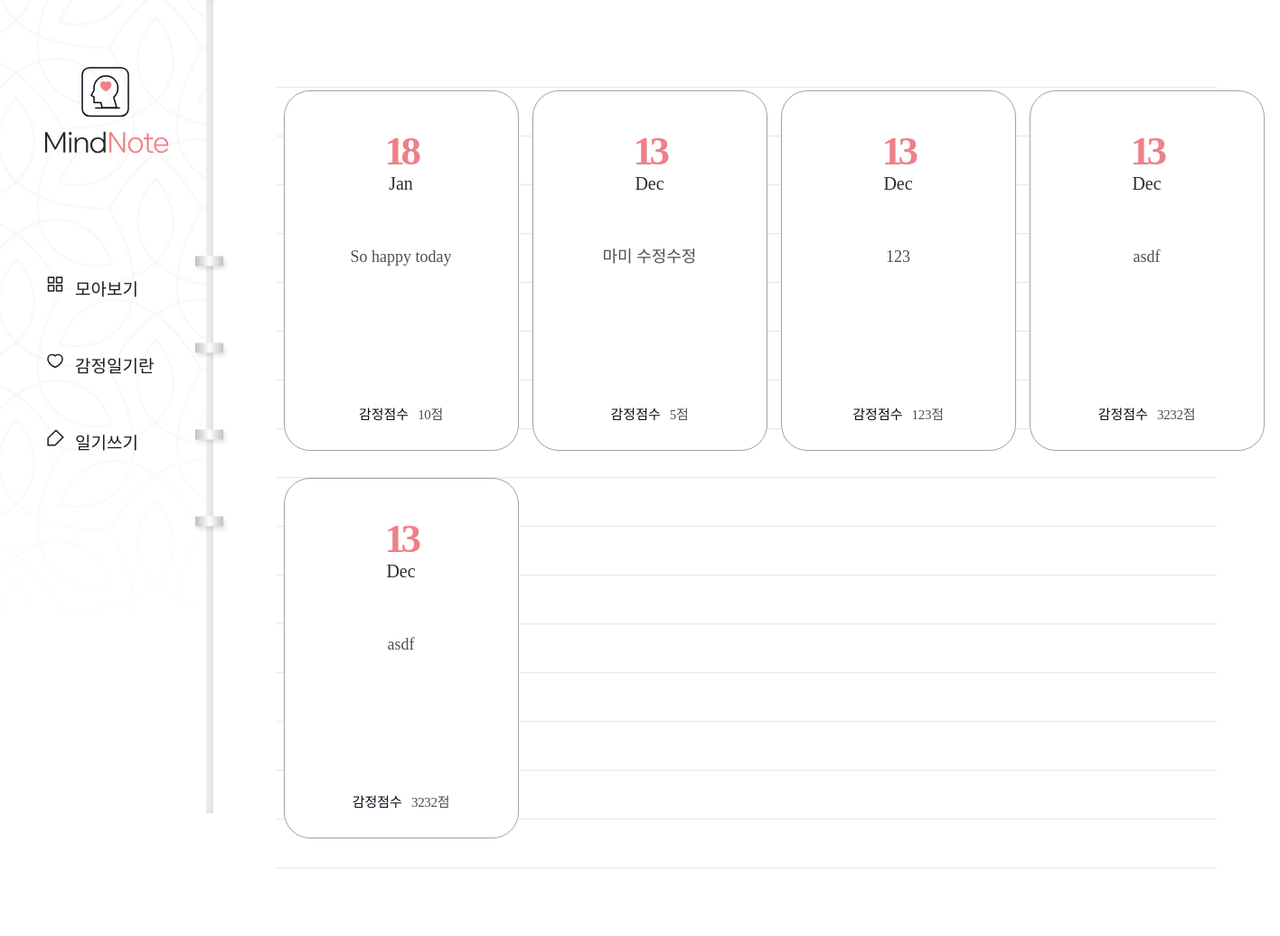
The app's page /diary/, older data.
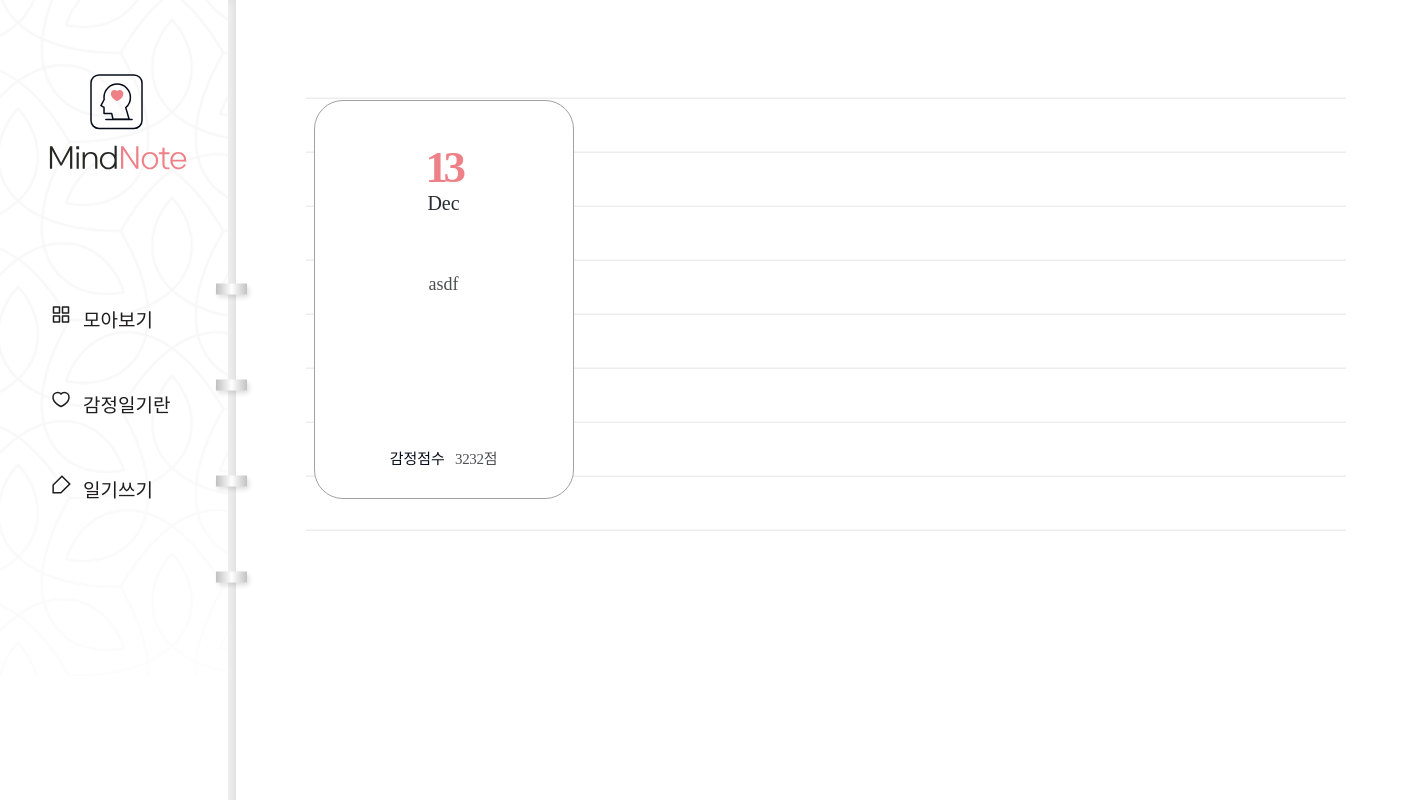
The same page, newer data.
### diary/models.py (models this page shows, shortened)
class Page(models.Model):
    title = models.CharField(max_length=100, validators=[validate_no_hash])
    content = models.TextField(validators=[validate_no_hash])
    feeling = models.CharField(max_length=80, validators=[validate_no_hash, validate_no_numbers])
    score = models.IntegerField(validators=[validate_score])
    dt_created = models.DateTimeField()

### diary/views.py (the view)
# urls.py: path('diary/', views.page_list, name='page-list'),
def page_list(request):
    pages = Page.objects.all()
    context = {"object_list": pages}
    return render(request, 'diary/page_list.html', context=context)

### diary/templates/diary/page_list.html
{% extends './base.html' %}
{% block content %}
<div class="wrap-note">
    <div class="note">
        <div class="note-list">
            <ul>
                {% for obj in object_list %}
                <li>
                    <a href="{% url 'page-detail' obj.id %}">
                        <div class="date">
                            <span>{{obj.dt_created|date:"d"}}</span>
                            <p>{{obj.dt_created|date:"M"}}</p>
                        </div>
                        <h2>{{obj.title}}</h2>
                        <div class="score">
                            <p>감정점수</p>
                            <span>{{obj.score}}점</span>
                        </div>
                    </a>
                </li>
                {% endfor %}
            </ul>
        </div>
    </div>
</div>
{% endblock content %}

### diary/templates/diary/base.html (shortened to what this page needs)
{% load static %}
<!DOCTYPE html>
<html lang="en">
    <head>
        <link rel="stylesheet" href="{% static 'diary/css/styles.css' %}">
        <link rel="stylesheet" type="text/css" href="https://cdn.rawgit.com/moonspam/NanumSquare/master/nanumsquare.css">
        <link rel="stylesheet" href="https://cdn.jsdelivr.net/gh/projectnoonnu/noonfonts_two@1.0/NanumBarunpen.woff">
    </head>
    <body>
        <div class="menu">
            <h1><a href="{% url 'page-list' %}"><img src="{% static 'diary/image/logo02.svg' %}"></a></h1>
            <ul>
                <li><a href="{% url 'page-list' %}">모아보기</a></li>
                <li><a href="{% url 'info' %}">감정일기란</a></li>
                <li><a href="{% url 'page-create' %}">일기쓰기</a></li>
            </ul>
        </div>
        {% block content %}
        {% endblock content %}
    </body>
</html>

### diary/static/diary/css/styles.css (style rules this page uses)
h1,h2,h3,p,a,ul,li { margin: 0; padding: 0; font-family: 'NanumSquare'; list-style: none; text-decoration: none; outline: none; }
html { position: relative; min-height: 100%; margin: 0; }
body { margin: 0; padding: 0; -webkit-font-smoothing: antialiased; -moz-osx-font-smoothing: auto; }
img { max-width: 100%; margin: 0; padding: 0; border: 0; }
.menu { position: fixed; width: 236px; height: 100vh; min-height: 900px; background: url(../image/menu-bg.png) no-repeat left top/contain; z-index: 99; }
.menu:before { content: ""; display: block; position: absolute; width: 8px; height: 100%; top: 0; right: 0; background-color: #f6f6f6; box-shadow: inset -3px 0 8px 0 rgba(0, 0, 0, 0.11); }
.menu:after { content: ""; display: block; position: absolute; width: 43px; height: 353px; top: 48%; right: -21px; transform: translateY(-50%); background: url(../image/notespring.svg) no-repeat; }
.menu h1 { position: absolute; margin-left: 49px; top: 74px; }
.menu ul { position: absolute; top: 48%; transform: translateY(-50%); }
.menu ul li { margin-bottom: 58px; padding-left: 83px; }
.menu ul li a { display: block; position: relative; font-family: NanumSquareR; color: #1e1c1c; font-size: 19px; }
.menu ul li a:after { content: ""; display: block; position: absolute; width: 21px; height: 20px; top: 0; left: -32px; background: url(../image/ic-feed-white.svg) no-repeat; }
.menu ul li:first-child a:after { background: url(../image/ic-feed-black.svg) no-repeat; }
.menu ul li:nth-child(2) a:after { background: url(../image/ic-heart-black.svg) no-repeat; }
.menu ul li:last-child a:after { background: url(../image/ic-pen-black.svg) no-repeat; }
.wrap-note .note { padding-left: 236px; padding-top: 50px; padding-bottom: 200px; }
.note-list { margin: 0 70px; padding-top: 50px; background: url(../image/note-bg.svg) repeat-x center/1535px 974px; }
.note-list ul { overflow: hidden; width: 1100px; margin: 0 auto; padding-bottom: 50px; }
.note-list ul li { float: left; width: 25%; padding-bottom: 30px; }
.note-list ul li a { display: block; width: 258px; height: 397px; margin: 0 auto; background: #fff; border: solid 1px #a3a0a0; border-radius: 29px; }
.note-list ul li a .date { margin-top: 40px; margin-bottom: 55px; text-align: center; }
.note-list ul li a .date p { display: inline-block; font-family: 'NanumSquare'; color: #2b2d32; font-size: 20px; text-align: center; text-transform: capitalize; line-height: 1; }
.note-list ul li a .date span { display: block; font-family: 'NanumSquare'; color: #ee8088; font-weight: 700; font-size: 45px; letter-spacing: -4.47px; }
.note-list ul li a h2 { width: 196px; height: 150px; margin: 0 auto; font-family: 'NanumBarunpen'; color: #4e4f53; font-weight: normal; font-size: 18px; line-height: 1.67; text-align: center; }
.note-list ul li a .score { margin-top: 28px; text-align: center; }
.note-list ul li a .score p { display: inline-block; font-family: 'NanumSquare'; color: #060b18; font-size: 15px; }
.note-list ul li a .score span { padding-left: 6px; font-family: 'NanumBarunpen'; color: #4e4f53; font-size: 15px; letter-spacing: -0.29px; }

Row changes from the older to the newer data that the page shows:
removed Page: dt_created "18", dt_created "Jan", title "So happy today", score "10"
removed Page: dt_created "13", dt_created "Dec", title "마미 수정수정", score "5"
removed Page: dt_created "13", dt_created "Dec", title "123", score "123"
removed Page: dt_created "13", dt_created "Dec", title "asdf", score "3232"
